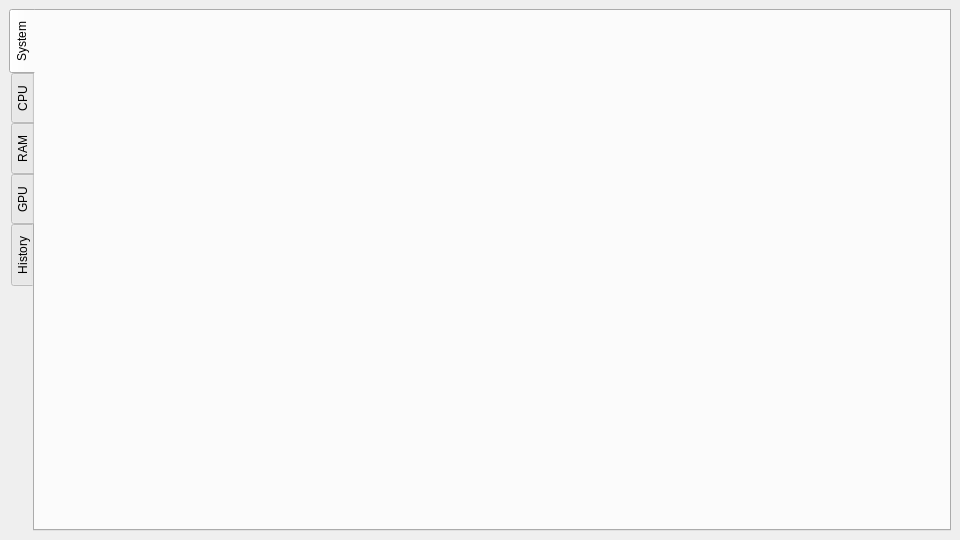
<?xml version="1.0" encoding="UTF-8"?>
<ui version="4.0">
 <class>main_window</class>
 <widget class="QMainWindow" name="main_window">
  <property name="geometry">
   <rect>
    <x>0</x>
    <y>0</y>
    <width>960</width>
    <height>540</height>
   </rect>
  </property>
  <property name="sizePolicy">
   <sizepolicy hsizetype="Preferred" vsizetype="Preferred">
    <horstretch>0</horstretch>
    <verstretch>0</verstretch>
   </sizepolicy>
  </property>
  <property name="minimumSize">
   <size>
    <width>960</width>
    <height>540</height>
   </size>
  </property>
  <property name="sizeIncrement">
   <size>
    <width>16</width>
    <height>9</height>
   </size>
  </property>
  <property name="baseSize">
   <size>
    <width>960</width>
    <height>540</height>
   </size>
  </property>
  <property name="tabletTracking">
   <bool>true</bool>
  </property>
  <property name="focusPolicy">
   <enum>Qt::NoFocus</enum>
  </property>
  <property name="contextMenuPolicy">
   <enum>Qt::DefaultContextMenu</enum>
  </property>
  <property name="windowTitle">
   <string>&lt;empty&gt;</string>
  </property>
  <widget class="QWidget" name="central_widget">
   <layout class="QHBoxLayout" name="horizontalLayout">
    <item>
     <widget class="QTabWidget" name="tab_container">
      <property name="layoutDirection">
       <enum>Qt::LeftToRight</enum>
      </property>
      <property name="tabPosition">
       <enum>QTabWidget::West</enum>
      </property>
      <property name="tabShape">
       <enum>QTabWidget::Rounded</enum>
      </property>
      <property name="currentIndex">
       <number>0</number>
      </property>
      <property name="elideMode">
       <enum>Qt::ElideNone</enum>
      </property>
      <widget class="system_tab" name="system_tab">
       <attribute name="title">
        <string>System</string>
       </attribute>
      </widget>
      <widget class="cpu_tab" name="processor_tab">
       <attribute name="title">
        <string>CPU</string>
       </attribute>
      </widget>
      <widget class="ram_tab" name="memory_tab">
       <attribute name="title">
        <string>RAM</string>
       </attribute>
      </widget>
      <widget class="gpu_tab" name="gpu_tab">
       <attribute name="title">
        <string>GPU</string>
       </attribute>
      </widget>
      <widget class="history_tab" name="history_tab">
       <attribute name="title">
        <string>History</string>
       </attribute>
      </widget>
     </widget>
    </item>
   </layout>
  </widget>
 </widget>
 <customwidgets>
  <customwidget>
   <class>cpu_tab</class>
   <extends>QWidget</extends>
   <header>.cpu</header>
   <container>1</container>
  </customwidget>
  <customwidget>
   <class>ram_tab</class>
   <extends>QWidget</extends>
   <header>.ram</header>
   <container>1</container>
  </customwidget>
  <customwidget>
   <class>system_tab</class>
   <extends>QWidget</extends>
   <header>.system</header>
   <container>1</container>
  </customwidget>
  <customwidget>
   <class>history_tab</class>
   <extends>QWidget</extends>
   <header>.history</header>
   <container>1</container>
  </customwidget>
  <customwidget>
   <class>gpu_tab</class>
   <extends>QWidget</extends>
   <header>.gpu</header>
   <container>1</container>
  </customwidget>
 </customwidgets>
 <resources>
  <include location="resources/resources.qrc"/>
 </resources>
 <connections/>
</ui>
